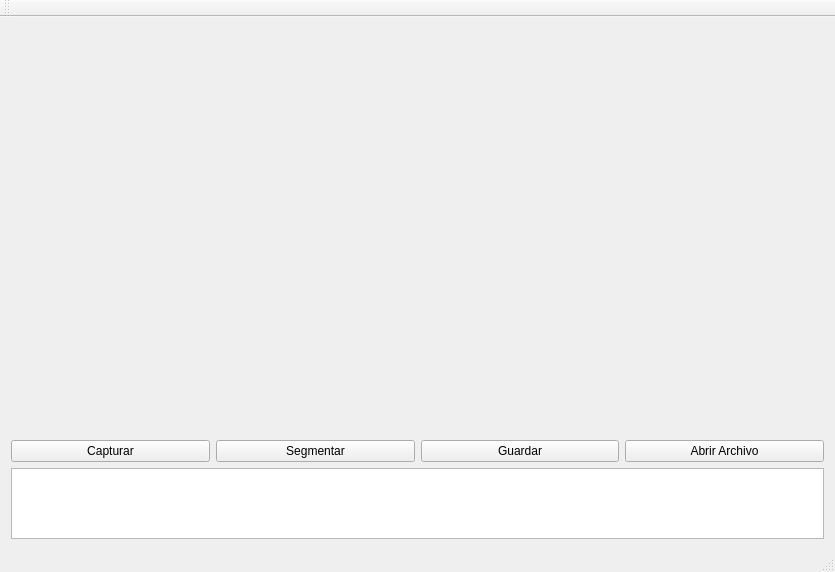
<?xml version="1.0" encoding="UTF-8"?>
<ui version="4.0">
 <class>ProyectoFinalClass</class>
 <widget class="QMainWindow" name="ProyectoFinalClass">
  <property name="geometry">
   <rect>
    <x>0</x>
    <y>0</y>
    <width>835</width>
    <height>572</height>
   </rect>
  </property>
  <property name="sizePolicy">
   <sizepolicy hsizetype="Preferred" vsizetype="Preferred">
    <horstretch>0</horstretch>
    <verstretch>0</verstretch>
   </sizepolicy>
  </property>
  <property name="windowTitle">
   <string>ProyectoFinal</string>
  </property>
  <widget class="QWidget" name="centralWidget">
   <property name="sizePolicy">
    <sizepolicy hsizetype="Expanding" vsizetype="Expanding">
     <horstretch>0</horstretch>
     <verstretch>0</verstretch>
    </sizepolicy>
   </property>
   <property name="maximumSize">
    <size>
     <width>16777215</width>
     <height>16777215</height>
    </size>
   </property>
   <layout class="QVBoxLayout" name="verticalLayout">
    <item>
     <layout class="QHBoxLayout" name="horizontalLayout_4">
      <item>
       <widget class="CQtImageManager" name="imagenmostrar" native="true"/>
      </item>
      <item>
       <widget class="CQtImageManager" name="imagenmodificada" native="true"/>
      </item>
     </layout>
    </item>
    <item>
     <layout class="QHBoxLayout" name="horizontalLayout">
      <item>
       <widget class="QPushButton" name="buttonCapturarImagen">
        <property name="text">
         <string>Capturar</string>
        </property>
        <property name="checkable">
         <bool>true</bool>
        </property>
       </widget>
      </item>
      <item>
       <widget class="QPushButton" name="buttonSegmentar">
        <property name="text">
         <string>Segmentar</string>
        </property>
       </widget>
      </item>
      <item>
       <widget class="QPushButton" name="buttonGuardarImagen">
        <property name="text">
         <string>Guardar</string>
        </property>
       </widget>
      </item>
      <item>
       <widget class="QPushButton" name="pushButton_2">
        <property name="text">
         <string>Abrir Archivo</string>
        </property>
       </widget>
      </item>
     </layout>
    </item>
    <item>
     <widget class="QTextEdit" name="image_info">
      <property name="minimumSize">
       <size>
        <width>736</width>
        <height>0</height>
       </size>
      </property>
      <property name="maximumSize">
       <size>
        <width>16777215</width>
        <height>71</height>
       </size>
      </property>
      <property name="sizeAdjustPolicy">
       <enum>QAbstractScrollArea::AdjustIgnored</enum>
      </property>
      <property name="html">
       <string>&lt;!DOCTYPE HTML PUBLIC &quot;-//W3C//DTD HTML 4.0//EN&quot; &quot;http://www.w3.org/TR/REC-html40/strict.dtd&quot;&gt;
&lt;html&gt;&lt;head&gt;&lt;meta name=&quot;qrichtext&quot; content=&quot;1&quot; /&gt;&lt;style type=&quot;text/css&quot;&gt;
p, li { white-space: pre-wrap; }
&lt;/style&gt;&lt;/head&gt;&lt;body style=&quot; font-family:'MS Shell Dlg 2'; font-size:8.25pt; font-weight:400; font-style:normal;&quot;&gt;
&lt;p style=&quot;-qt-paragraph-type:empty; margin-top:0px; margin-bottom:0px; margin-left:0px; margin-right:0px; -qt-block-indent:0; text-indent:0px;&quot;&gt;&lt;br /&gt;&lt;/p&gt;&lt;/body&gt;&lt;/html&gt;</string>
      </property>
     </widget>
    </item>
   </layout>
  </widget>
  <widget class="QMenuBar" name="menuBar">
   <property name="geometry">
    <rect>
     <x>0</x>
     <y>0</y>
     <width>835</width>
     <height>21</height>
    </rect>
   </property>
  </widget>
  <widget class="QToolBar" name="mainToolBar">
   <attribute name="toolBarArea">
    <enum>TopToolBarArea</enum>
   </attribute>
   <attribute name="toolBarBreak">
    <bool>false</bool>
   </attribute>
  </widget>
  <widget class="QStatusBar" name="statusBar"/>
 </widget>
 <layoutdefault spacing="6" margin="11"/>
 <customwidgets>
  <customwidget>
   <class>CQtImageManager</class>
   <extends>QWidget</extends>
   <header>QtImageManager.h</header>
   <container>1</container>
  </customwidget>
 </customwidgets>
 <resources>
  <include location="ProyectoFinal.qrc"/>
 </resources>
 <connections/>
</ui>
